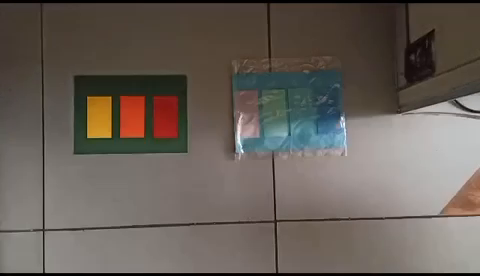
#> input picture frame 479 of sample_video.mov, 480 x 276 px, given in place of your-video-path.mp4, which was not available
$ python video_truncator.py
#> lines starting #> are read from the running program, lines starting #| are printed output that depends on the picture; pictures that were not available may be replaced by others from this repository, and a replacement may not be noted
import cv2

def truncate_video(video_path, start_time, end_time, output_path):
    # Open the video file
#> called with video_path = 'your-video-path.mp4', start_time = 16, end_time = 46, output_path = 'your-output-path.mp4'
    video = cv2.VideoCapture(video_path)

    # Get the frames per second and frame count of the video
    fps = video.get(cv2.CAP_PROP_FPS)
    frame_count = int(video.get(cv2.CAP_PROP_FRAME_COUNT))

    # Calculate the start and end frame indices based on the specified times
    start_frame = int(start_time * fps)
    end_frame = int(end_time * fps)

    # Validate the frame indices
    if start_frame < 0:
        start_frame = 0
    if end_frame > frame_count - 1:
        end_frame = frame_count - 1

    # Set the current frame position to the start frame
    video.set(cv2.CAP_PROP_POS_FRAMES, start_frame)

    # Create VideoWriter object to save the truncated video
    fourcc = cv2.VideoWriter_fourcc(*"mp4v")
    output_video = cv2.VideoWriter(output_path, fourcc, fps, (int(video.get(cv2.CAP_PROP_FRAME_WIDTH)), int(video.get(cv2.CAP_PROP_FRAME_HEIGHT))))

    # Read and write frames until the end frame is reached
    for i in range(start_frame, end_frame + 1):
        success, frame = video.read()

        if not success:
            print("Failed to read the video")
            break

        # Write the frame to the output video
        output_video.write(frame)

        # Display progress
        print(f"Processed frame {i+1}/{end_frame+1}")
#> this loop made 9 passes
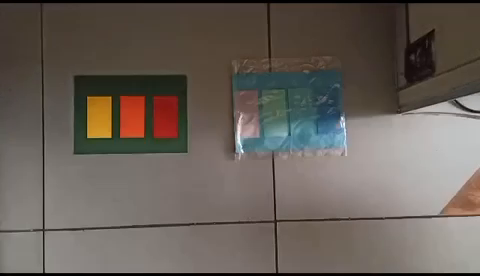
#> input picture frame 479 of sample_video.mov, 480 x 276 px, given in place of your-video-path.mp4, which was not available
#> pass 3, in truncate_video, `success, frame = video.read()`:
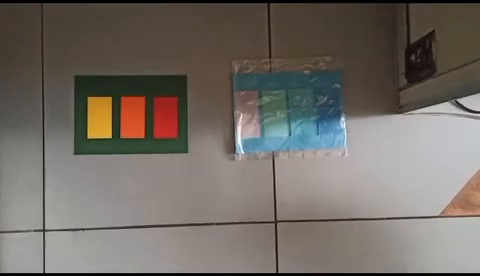
#> frame: shape (276, 480, 3); mean B, G, R 101.6, 108.2, 114.5
#> after the loop:
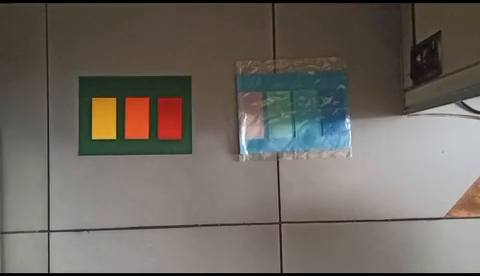
#> frame: shape (276, 480, 3); mean B, G, R 96.6, 103.7, 109.6

    # Release the video objects
    video.release()
    output_video.release()

    print(f"Truncated video saved as: {output_path}")


# Provide the path to your input video file
video_path = "your-video-path.mp4"

# Specify the start and end times for truncation in seconds
start_time = 16
end_time = 46

# Provide the output path for the truncated video
output_path = "your-output-path.mp4"

truncate_video(video_path, start_time, end_time, output_path)
